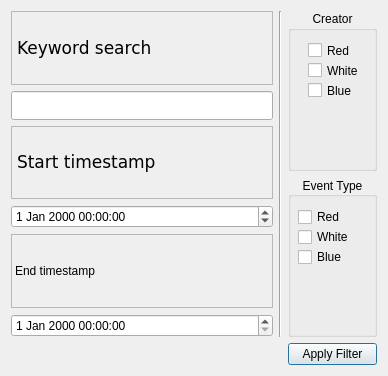
<?xml version="1.0" encoding="UTF-8"?>
<ui version="4.0">
 <class>filterConfigurationDialog</class>
 <widget class="QDialog" name="filterConfigurationDialog">
  <property name="geometry">
   <rect>
    <x>0</x>
    <y>0</y>
    <width>388</width>
    <height>376</height>
   </rect>
  </property>
  <property name="windowTitle">
   <string>Dialog</string>
  </property>
  <property name="styleSheet">
   <string notr="true">font: 13pt &quot;Arial&quot;;</string>
  </property>
  <property name="sizeGripEnabled">
   <bool>false</bool>
  </property>
  <property name="modal">
   <bool>false</bool>
  </property>
  <layout class="QHBoxLayout" name="horizontalLayout">
   <property name="spacing">
    <number>-1</number>
   </property>
   <item>
    <layout class="QGridLayout" name="gridLayout">
     <item row="1" column="2">
      <widget class="QGroupBox" name="eventTypeGroupBox">
       <property name="acceptDrops">
        <bool>false</bool>
       </property>
       <property name="autoFillBackground">
        <bool>false</bool>
       </property>
       <property name="styleSheet">
        <string notr="true">font: 13pt &quot;Verdana&quot;;</string>
       </property>
       <property name="title">
        <string>Event Type</string>
       </property>
       <property name="alignment">
        <set>Qt::AlignCenter</set>
       </property>
       <widget class="QCheckBox" name="eventTypeRedCheckBox">
        <property name="geometry">
         <rect>
          <x>10</x>
          <y>30</y>
          <width>87</width>
          <height>20</height>
         </rect>
        </property>
        <property name="styleSheet">
         <string notr="true">font: 13pt &quot;Verdana&quot;;</string>
        </property>
        <property name="text">
         <string>Red </string>
        </property>
        <property name="autoRepeatDelay">
         <number>292</number>
        </property>
       </widget>
       <widget class="QCheckBox" name="eventTypeWhiteCheckBox">
        <property name="geometry">
         <rect>
          <x>10</x>
          <y>50</y>
          <width>87</width>
          <height>20</height>
         </rect>
        </property>
        <property name="styleSheet">
         <string notr="true">font: 13pt &quot;Verdana&quot;;</string>
        </property>
        <property name="text">
         <string>White</string>
        </property>
       </widget>
       <widget class="QCheckBox" name="eventTypeBlueCheckBox">
        <property name="geometry">
         <rect>
          <x>10</x>
          <y>70</y>
          <width>87</width>
          <height>20</height>
         </rect>
        </property>
        <property name="styleSheet">
         <string notr="true">font: 13pt &quot;Verdana&quot;;</string>
        </property>
        <property name="text">
         <string>Blue</string>
        </property>
       </widget>
      </widget>
     </item>
     <item row="2" column="2">
      <widget class="QPushButton" name="applyFilterPushButton">
       <property name="styleSheet">
        <string notr="true">font: 13pt &quot;Verdana&quot;;</string>
       </property>
       <property name="text">
        <string>Apply Filter</string>
       </property>
      </widget>
     </item>
     <item row="0" column="1" rowspan="2">
      <widget class="Line" name="line_2">
       <property name="orientation">
        <enum>Qt::Vertical</enum>
       </property>
      </widget>
     </item>
     <item row="0" column="0" rowspan="2">
      <layout class="QVBoxLayout" name="verticalLayout">
       <item>
        <widget class="QLabel" name="keyWordSearchLabel">
         <property name="sizePolicy">
          <sizepolicy hsizetype="Preferred" vsizetype="Preferred">
           <horstretch>0</horstretch>
           <verstretch>0</verstretch>
          </sizepolicy>
         </property>
         <property name="minimumSize">
          <size>
           <width>0</width>
           <height>60</height>
          </size>
         </property>
         <property name="font">
          <font>
           <family>Verdana</family>
           <pointsize>13</pointsize>
           <weight>50</weight>
           <italic>false</italic>
           <bold>false</bold>
          </font>
         </property>
         <property name="acceptDrops">
          <bool>true</bool>
         </property>
         <property name="styleSheet">
          <string notr="true">font: 13pt &quot;Verdana&quot;;</string>
         </property>
         <property name="frameShape">
          <enum>QFrame::StyledPanel</enum>
         </property>
         <property name="frameShadow">
          <enum>QFrame::Plain</enum>
         </property>
         <property name="text">
          <string>Keyword search</string>
         </property>
        </widget>
       </item>
       <item>
        <widget class="QLineEdit" name="keyWordSearchLineEdit">
         <property name="font">
          <font>
           <family>Verdana</family>
           <pointsize>13</pointsize>
           <weight>50</weight>
           <italic>false</italic>
           <bold>false</bold>
          </font>
         </property>
         <property name="styleSheet">
          <string notr="true">font: 13pt &quot;Verdana&quot;;</string>
         </property>
         <property name="clearButtonEnabled">
          <bool>false</bool>
         </property>
        </widget>
       </item>
       <item>
        <widget class="QLabel" name="startTimeStampLabel">
         <property name="minimumSize">
          <size>
           <width>0</width>
           <height>0</height>
          </size>
         </property>
         <property name="font">
          <font>
           <family>Verdana</family>
           <pointsize>13</pointsize>
           <weight>50</weight>
           <italic>false</italic>
           <bold>false</bold>
          </font>
         </property>
         <property name="styleSheet">
          <string notr="true">font: 13pt &quot;Verdana&quot;;</string>
         </property>
         <property name="frameShape">
          <enum>QFrame::StyledPanel</enum>
         </property>
         <property name="lineWidth">
          <number>0</number>
         </property>
         <property name="text">
          <string>Start timestamp</string>
         </property>
        </widget>
       </item>
       <item>
        <widget class="QDateTimeEdit" name="startDateTimeEdit">
         <property name="wrapping">
          <bool>true</bool>
         </property>
        </widget>
       </item>
       <item>
        <widget class="QLabel" name="endTimeStampLabel">
         <property name="styleSheet">
          <string notr="true">font: 13pt &quot;Verdana&quot;;</string>
         </property>
         <property name="frameShape">
          <enum>QFrame::StyledPanel</enum>
         </property>
         <property name="text">
          <string>End timestamp</string>
         </property>
        </widget>
       </item>
       <item>
        <widget class="QDateTimeEdit" name="endDateTimeEdit"/>
       </item>
      </layout>
     </item>
     <item row="0" column="2">
      <widget class="QGroupBox" name="creatorGroupBox">
       <property name="styleSheet">
        <string notr="true">font: 13pt &quot;Verdana&quot;;</string>
       </property>
       <property name="title">
        <string>Creator</string>
       </property>
       <property name="alignment">
        <set>Qt::AlignHCenter|Qt::AlignTop</set>
       </property>
       <widget class="QCheckBox" name="creatorRedCheckBox_2">
        <property name="geometry">
         <rect>
          <x>20</x>
          <y>30</y>
          <width>49</width>
          <height>19</height>
         </rect>
        </property>
        <property name="text">
         <string>Red</string>
        </property>
       </widget>
       <widget class="QCheckBox" name="creatorWhiteCheckBox">
        <property name="geometry">
         <rect>
          <x>20</x>
          <y>50</y>
          <width>62</width>
          <height>19</height>
         </rect>
        </property>
        <property name="text">
         <string>White </string>
        </property>
       </widget>
       <widget class="QCheckBox" name="creatorBlueCheckBox">
        <property name="geometry">
         <rect>
          <x>20</x>
          <y>70</y>
          <width>51</width>
          <height>19</height>
         </rect>
        </property>
        <property name="styleSheet">
         <string notr="true">font: 13pt &quot;Verdana&quot;;</string>
        </property>
        <property name="text">
         <string>Blue</string>
        </property>
       </widget>
      </widget>
     </item>
    </layout>
   </item>
  </layout>
 </widget>
 <resources/>
 <connections/>
</ui>
